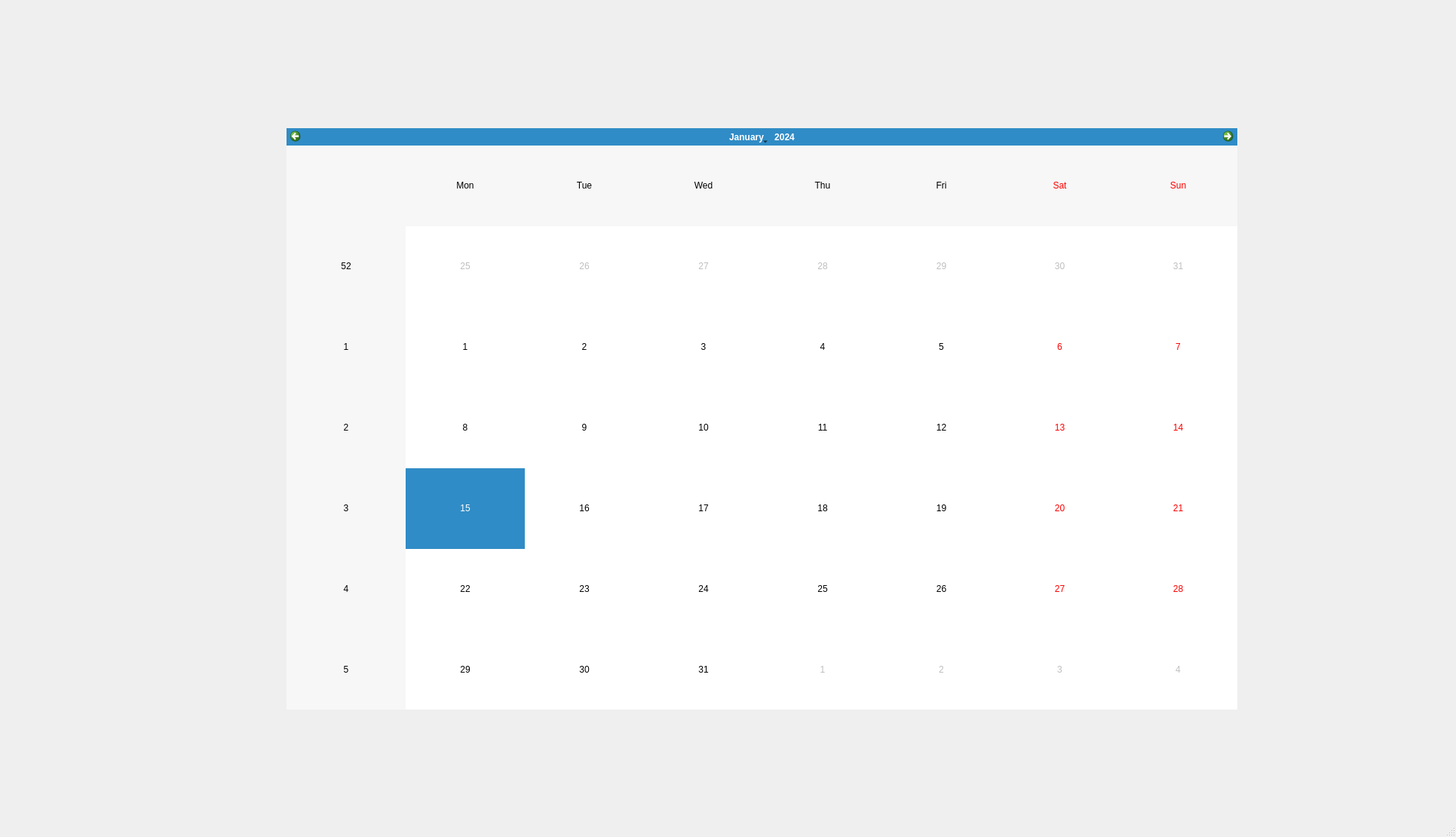
<?xml version="1.0" encoding="UTF-8"?>
<ui version="4.0">
 <class>MainWindow</class>
 <widget class="QMainWindow" name="MainWindow">
  <property name="geometry">
   <rect>
    <x>0</x>
    <y>0</y>
    <width>1931</width>
    <height>1110</height>
   </rect>
  </property>
  <property name="windowTitle">
   <string>MainWindow</string>
  </property>
  <widget class="QWidget" name="centralwidget">
   <widget class="QCalendarWidget" name="calendarWidget">
    <property name="geometry">
     <rect>
      <x>380</x>
      <y>170</y>
      <width>1261</width>
      <height>771</height>
     </rect>
    </property>
   </widget>
  </widget>
  <widget class="QMenuBar" name="menubar">
   <property name="geometry">
    <rect>
     <x>0</x>
     <y>0</y>
     <width>1931</width>
     <height>30</height>
    </rect>
   </property>
  </widget>
  <widget class="QStatusBar" name="statusbar"/>
 </widget>
 <resources/>
 <connections/>
</ui>
